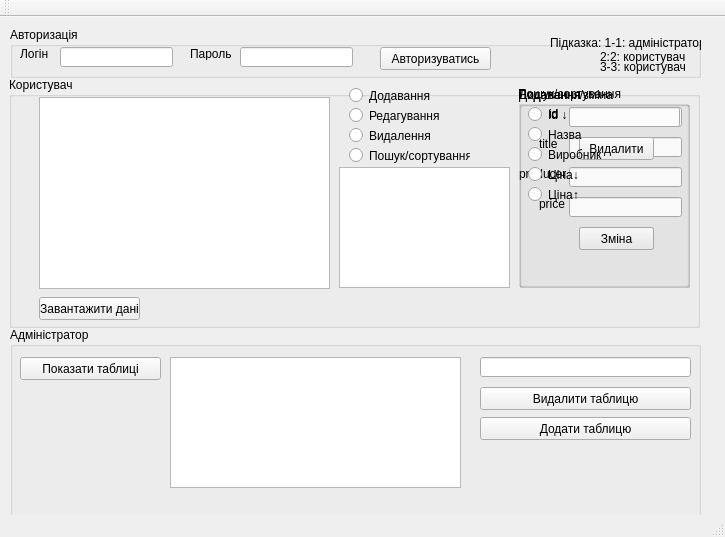
<?xml version="1.0" encoding="UTF-8"?>
<ui version="4.0">
 <class>MainWindow</class>
 <widget class="QMainWindow" name="MainWindow">
  <property name="geometry">
   <rect>
    <x>0</x>
    <y>0</y>
    <width>725</width>
    <height>537</height>
   </rect>
  </property>
  <property name="windowTitle">
   <string>MainWindow</string>
  </property>
  <widget class="QWidget" name="centralWidget">
   <widget class="QGroupBox" name="groupBox">
    <property name="geometry">
     <rect>
      <x>10</x>
      <y>10</y>
      <width>691</width>
      <height>51</height>
     </rect>
    </property>
    <property name="title">
     <string>Авторизація</string>
    </property>
    <widget class="QLineEdit" name="lineEdit">
     <property name="geometry">
      <rect>
       <x>50</x>
       <y>20</y>
       <width>113</width>
       <height>20</height>
      </rect>
     </property>
    </widget>
    <widget class="QLineEdit" name="lineEdit_2">
     <property name="geometry">
      <rect>
       <x>230</x>
       <y>20</y>
       <width>113</width>
       <height>20</height>
      </rect>
     </property>
    </widget>
    <widget class="QLabel" name="label">
     <property name="geometry">
      <rect>
       <x>10</x>
       <y>20</y>
       <width>47</width>
       <height>13</height>
      </rect>
     </property>
     <property name="text">
      <string>Логін</string>
     </property>
    </widget>
    <widget class="QLabel" name="label_2">
     <property name="geometry">
      <rect>
       <x>180</x>
       <y>20</y>
       <width>47</width>
       <height>13</height>
      </rect>
     </property>
     <property name="text">
      <string>Пароль</string>
     </property>
    </widget>
    <widget class="QPushButton" name="pushButton_2">
     <property name="geometry">
      <rect>
       <x>370</x>
       <y>20</y>
       <width>111</width>
       <height>23</height>
      </rect>
     </property>
     <property name="text">
      <string>Авторизуватись</string>
     </property>
    </widget>
    <widget class="QLabel" name="label_3">
     <property name="geometry">
      <rect>
       <x>540</x>
       <y>0</y>
       <width>151</width>
       <height>31</height>
      </rect>
     </property>
     <property name="text">
      <string>Підказка: 1-1: адміністратор</string>
     </property>
    </widget>
    <widget class="QLabel" name="label_4">
     <property name="geometry">
      <rect>
       <x>590</x>
       <y>20</y>
       <width>111</width>
       <height>20</height>
      </rect>
     </property>
     <property name="text">
      <string>2:2: користувач</string>
     </property>
    </widget>
    <widget class="QLabel" name="label_5">
     <property name="geometry">
      <rect>
       <x>590</x>
       <y>30</y>
       <width>91</width>
       <height>20</height>
      </rect>
     </property>
     <property name="text">
      <string>3-3: користувач</string>
     </property>
    </widget>
   </widget>
   <widget class="QGroupBox" name="user">
    <property name="geometry">
     <rect>
      <x>9</x>
      <y>60</y>
      <width>691</width>
      <height>251</height>
     </rect>
    </property>
    <property name="title">
     <string>Користувач</string>
    </property>
    <widget class="QTableView" name="tableView">
     <property name="geometry">
      <rect>
       <x>30</x>
       <y>20</y>
       <width>291</width>
       <height>192</height>
      </rect>
     </property>
    </widget>
    <widget class="QPushButton" name="pushButton">
     <property name="geometry">
      <rect>
       <x>30</x>
       <y>220</y>
       <width>101</width>
       <height>23</height>
      </rect>
     </property>
     <property name="text">
      <string>Завантажити дані</string>
     </property>
    </widget>
    <widget class="QGroupBox" name="groupBox_2">
     <property name="geometry">
      <rect>
       <x>510</x>
       <y>10</y>
       <width>171</width>
       <height>201</height>
      </rect>
     </property>
     <property name="title">
      <string>Додавання/зміна</string>
     </property>
     <widget class="QLineEdit" name="lineEdit_3">
      <property name="enabled">
       <bool>true</bool>
      </property>
      <property name="geometry">
       <rect>
        <x>50</x>
        <y>20</y>
        <width>113</width>
        <height>20</height>
       </rect>
      </property>
     </widget>
     <widget class="QLineEdit" name="lineEdit_4">
      <property name="geometry">
       <rect>
        <x>50</x>
        <y>50</y>
        <width>113</width>
        <height>20</height>
       </rect>
      </property>
     </widget>
     <widget class="QLineEdit" name="lineEdit_5">
      <property name="geometry">
       <rect>
        <x>50</x>
        <y>80</y>
        <width>113</width>
        <height>20</height>
       </rect>
      </property>
     </widget>
     <widget class="QPushButton" name="pushButton_3">
      <property name="geometry">
       <rect>
        <x>60</x>
        <y>140</y>
        <width>75</width>
        <height>23</height>
       </rect>
      </property>
      <property name="text">
       <string>Додавання</string>
      </property>
     </widget>
     <widget class="QLineEdit" name="lineEdit_6">
      <property name="geometry">
       <rect>
        <x>50</x>
        <y>110</y>
        <width>113</width>
        <height>20</height>
       </rect>
      </property>
     </widget>
     <widget class="QLabel" name="label_6">
      <property name="geometry">
       <rect>
        <x>30</x>
        <y>20</y>
        <width>47</width>
        <height>13</height>
       </rect>
      </property>
      <property name="text">
       <string>id</string>
      </property>
     </widget>
     <widget class="QLabel" name="label_7">
      <property name="geometry">
       <rect>
        <x>20</x>
        <y>50</y>
        <width>47</width>
        <height>13</height>
       </rect>
      </property>
      <property name="text">
       <string>title</string>
      </property>
     </widget>
     <widget class="QLabel" name="label_8">
      <property name="geometry">
       <rect>
        <x>0</x>
        <y>80</y>
        <width>47</width>
        <height>13</height>
       </rect>
      </property>
      <property name="text">
       <string>producer</string>
      </property>
     </widget>
     <widget class="QLabel" name="label_9">
      <property name="geometry">
       <rect>
        <x>20</x>
        <y>110</y>
        <width>47</width>
        <height>13</height>
       </rect>
      </property>
      <property name="text">
       <string>price</string>
      </property>
     </widget>
     <widget class="QPushButton" name="pushButton_5">
      <property name="geometry">
       <rect>
        <x>60</x>
        <y>140</y>
        <width>75</width>
        <height>23</height>
       </rect>
      </property>
      <property name="text">
       <string>Зміна</string>
      </property>
     </widget>
    </widget>
    <widget class="QRadioButton" name="radioButton">
     <property name="geometry">
      <rect>
       <x>340</x>
       <y>10</y>
       <width>82</width>
       <height>17</height>
      </rect>
     </property>
     <property name="text">
      <string>Додавання</string>
     </property>
    </widget>
    <widget class="QRadioButton" name="radioButton_2">
     <property name="geometry">
      <rect>
       <x>340</x>
       <y>30</y>
       <width>91</width>
       <height>17</height>
      </rect>
     </property>
     <property name="text">
      <string>Редагування</string>
     </property>
    </widget>
    <widget class="QTextEdit" name="textEdit">
     <property name="geometry">
      <rect>
       <x>330</x>
       <y>90</y>
       <width>171</width>
       <height>121</height>
      </rect>
     </property>
    </widget>
    <widget class="QRadioButton" name="radioButton_3">
     <property name="geometry">
      <rect>
       <x>340</x>
       <y>50</y>
       <width>82</width>
       <height>17</height>
      </rect>
     </property>
     <property name="text">
      <string>Видалення</string>
     </property>
    </widget>
    <widget class="QRadioButton" name="radioButton_4">
     <property name="geometry">
      <rect>
       <x>340</x>
       <y>70</y>
       <width>121</width>
       <height>17</height>
      </rect>
     </property>
     <property name="text">
      <string>Пошук/сортування</string>
     </property>
    </widget>
    <widget class="QGroupBox" name="groupBox_3">
     <property name="geometry">
      <rect>
       <x>510</x>
       <y>10</y>
       <width>171</width>
       <height>201</height>
      </rect>
     </property>
     <property name="title">
      <string>Видалення</string>
     </property>
     <widget class="QLineEdit" name="lineEdit_7">
      <property name="geometry">
       <rect>
        <x>50</x>
        <y>20</y>
        <width>111</width>
        <height>20</height>
       </rect>
      </property>
     </widget>
     <widget class="QLabel" name="label_10">
      <property name="geometry">
       <rect>
        <x>30</x>
        <y>20</y>
        <width>47</width>
        <height>13</height>
       </rect>
      </property>
      <property name="text">
       <string>id</string>
      </property>
     </widget>
     <widget class="QPushButton" name="pushButton_4">
      <property name="geometry">
       <rect>
        <x>60</x>
        <y>50</y>
        <width>75</width>
        <height>23</height>
       </rect>
      </property>
      <property name="text">
       <string>Видалити</string>
      </property>
     </widget>
    </widget>
    <widget class="QGroupBox" name="groupBox_4">
     <property name="geometry">
      <rect>
       <x>509</x>
       <y>9</y>
       <width>171</width>
       <height>201</height>
      </rect>
     </property>
     <property name="title">
      <string>Пошук/сортування</string>
     </property>
     <widget class="QRadioButton" name="radioButton_5">
      <property name="geometry">
       <rect>
        <x>10</x>
        <y>20</y>
        <width>82</width>
        <height>17</height>
       </rect>
      </property>
      <property name="text">
       <string>Id ↓</string>
      </property>
     </widget>
     <widget class="QRadioButton" name="radioButton_6">
      <property name="geometry">
       <rect>
        <x>10</x>
        <y>40</y>
        <width>82</width>
        <height>17</height>
       </rect>
      </property>
      <property name="text">
       <string>Назва</string>
      </property>
     </widget>
     <widget class="QRadioButton" name="radioButton_7">
      <property name="geometry">
       <rect>
        <x>10</x>
        <y>60</y>
        <width>82</width>
        <height>17</height>
       </rect>
      </property>
      <property name="text">
       <string>Виробник</string>
      </property>
     </widget>
     <widget class="QRadioButton" name="radioButton_8">
      <property name="geometry">
       <rect>
        <x>10</x>
        <y>80</y>
        <width>82</width>
        <height>17</height>
       </rect>
      </property>
      <property name="text">
       <string>Ціна↓</string>
      </property>
     </widget>
     <widget class="QRadioButton" name="radioButton_9">
      <property name="geometry">
       <rect>
        <x>10</x>
        <y>100</y>
        <width>82</width>
        <height>17</height>
       </rect>
      </property>
      <property name="text">
       <string>Ціна↑</string>
      </property>
     </widget>
    </widget>
   </widget>
   <widget class="QGroupBox" name="admin">
    <property name="geometry">
     <rect>
      <x>10</x>
      <y>310</y>
      <width>691</width>
      <height>191</height>
     </rect>
    </property>
    <property name="title">
     <string>Адміністратор</string>
    </property>
    <widget class="QPushButton" name="pushButton_6">
     <property name="geometry">
      <rect>
       <x>470</x>
       <y>60</y>
       <width>211</width>
       <height>23</height>
      </rect>
     </property>
     <property name="text">
      <string>Видалити таблицю</string>
     </property>
    </widget>
    <widget class="QPushButton" name="pushButton_7">
     <property name="geometry">
      <rect>
       <x>470</x>
       <y>90</y>
       <width>211</width>
       <height>23</height>
      </rect>
     </property>
     <property name="text">
      <string>Додати таблицю</string>
     </property>
    </widget>
    <widget class="QPushButton" name="pushButton_8">
     <property name="geometry">
      <rect>
       <x>10</x>
       <y>30</y>
       <width>141</width>
       <height>23</height>
      </rect>
     </property>
     <property name="text">
      <string>Показати таблиці</string>
     </property>
    </widget>
    <widget class="QTableView" name="tableView_2">
     <property name="geometry">
      <rect>
       <x>160</x>
       <y>30</y>
       <width>291</width>
       <height>131</height>
      </rect>
     </property>
    </widget>
    <widget class="QLineEdit" name="lineEdit_8">
     <property name="geometry">
      <rect>
       <x>470</x>
       <y>30</y>
       <width>211</width>
       <height>20</height>
      </rect>
     </property>
    </widget>
   </widget>
  </widget>
  <widget class="QMenuBar" name="menuBar">
   <property name="geometry">
    <rect>
     <x>0</x>
     <y>0</y>
     <width>725</width>
     <height>21</height>
    </rect>
   </property>
  </widget>
  <widget class="QToolBar" name="mainToolBar">
   <attribute name="toolBarArea">
    <enum>TopToolBarArea</enum>
   </attribute>
   <attribute name="toolBarBreak">
    <bool>false</bool>
   </attribute>
  </widget>
  <widget class="QStatusBar" name="statusBar"/>
 </widget>
 <layoutdefault spacing="6" margin="11"/>
 <resources/>
 <connections/>
</ui>
